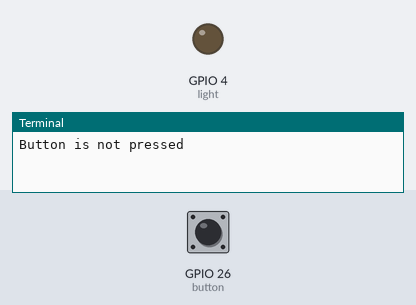
Simulated run of this program. Board: Raspberry Pi (BCM pin numbers). Shown: output pins drawn as LEDs (lit = HIGH), the last lines printed to the terminal. Dashed ring = blinking. The inputs (shaded band) are chosen by the test bench; at power-on: GPIO 26 (button) HIGH.

Above: at 1.2 s.
1.3 s: GPIO 26 (button) pulled LOW for 0.15 s
At 2.4 s:
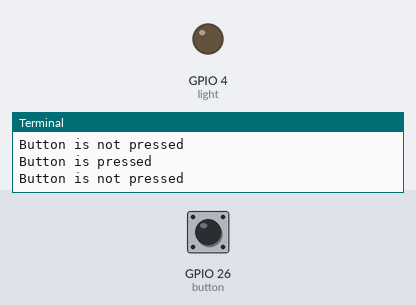
2.9 s: GPIO 26 (button) pulled LOW for 3.2 s
At 3.11 s:
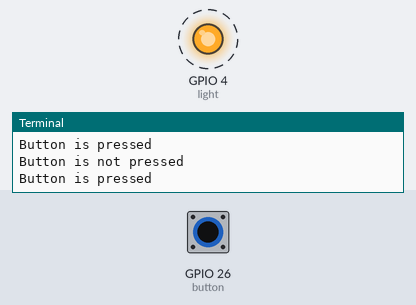
Timing chart, 0 to 7.6 s (numbered marks = the images above; inputs shaded):
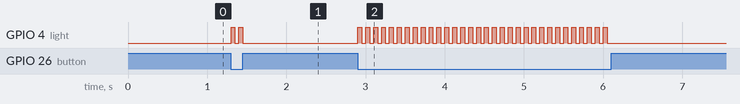

The program:

blink.py
```python
#blink.py
import time
import RPi.GPIO as GPIO
GPIO.setmode(GPIO.BCM)
light = 4
button = 26
GPIO.setup(light, GPIO.OUT)
GPIO.setup(button, GPIO.IN, pull_up_down = GPIO.PUD_UP)
GPIO.output(light, False)
oldinput = False
lightdelay = 0.05
try:
    while True:
        buttoninput = GPIO.input(button)
        if buttoninput != True:
            print("Button is pressed")
            while GPIO.input(button) == False:
                GPIO.output(light, True)
                time.sleep(lightdelay)
                GPIO.output(light, False)
                time.sleep(lightdelay)
        else:
            print("Button is not pressed")
            while GPIO.input(button) == True:
                time.sleep(lightdelay)

except KeyboardInterrupt:
    print("\nEnding program...")
    GPIO.output(light, False)
    GPIO.cleanup()
```

Measured:
- after the input at 1.3 s, GPIO 4 (light): alternates HIGH for 0.05 s and LOW for 0.05 s, 4 changes in all, then stays LOW, starting at once
- after the input at 2.9 s, GPIO 4 (light): alternates HIGH for 0.05 s and LOW for 0.05 s, 64 changes in all, then stays LOW, starting at once
